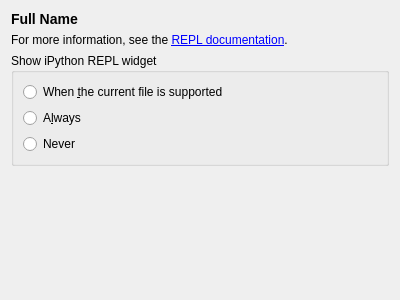
<?xml version="1.0" encoding="UTF-8"?>
<ui version="4.0">
 <class>Form</class>
 <widget class="QWidget" name="Form">
  <property name="geometry">
   <rect>
    <x>0</x>
    <y>0</y>
    <width>400</width>
    <height>300</height>
   </rect>
  </property>
  <property name="windowTitle">
   <string>Form</string>
  </property>
  <layout class="QVBoxLayout" name="verticalLayout_2">
   <item>
    <widget class="QLabel" name="header">
     <property name="text">
      <string>&lt;h3&gt;Full Name&lt;/h2&gt;</string>
     </property>
    </widget>
   </item>
   <item>
    <widget class="QLabel" name="label">
     <property name="text">
      <string>&lt;html&gt;&lt;head/&gt;&lt;body&gt;&lt;p&gt;For more information, see the &lt;a href=&quot;http://enki-editor.org/scheme.html&quot;&gt;&lt;span style=&quot; text-decoration: underline; color:#0000ff;&quot;&gt;REPL documentation&lt;/span&gt;&lt;/a&gt;.&lt;/p&gt;&lt;/body&gt;&lt;/html&gt;</string>
     </property>
     <property name="openExternalLinks">
      <bool>true</bool>
     </property>
    </widget>
   </item>
   <item>
    <widget class="QGroupBox" name="groupBox">
     <property name="title">
      <string>Show iPython REPL widget</string>
     </property>
     <layout class="QVBoxLayout" name="verticalLayout">
      <item>
       <widget class="QRadioButton" name="rbWhenOpened">
        <property name="text">
         <string>When &amp;the current file is supported</string>
        </property>
       </widget>
      </item>
      <item>
       <widget class="QRadioButton" name="rbAlways">
        <property name="text">
         <string>A&amp;lways</string>
        </property>
       </widget>
      </item>
      <item>
       <widget class="QRadioButton" name="rbNever">
        <property name="text">
         <string>Never</string>
        </property>
       </widget>
      </item>
     </layout>
    </widget>
   </item>
   <item>
    <spacer name="verticalSpacer">
     <property name="orientation">
      <enum>Qt::Vertical</enum>
     </property>
     <property name="sizeHint" stdset="0">
      <size>
       <width>20</width>
       <height>90</height>
      </size>
     </property>
    </spacer>
   </item>
  </layout>
 </widget>
 <resources/>
 <connections/>
</ui>
